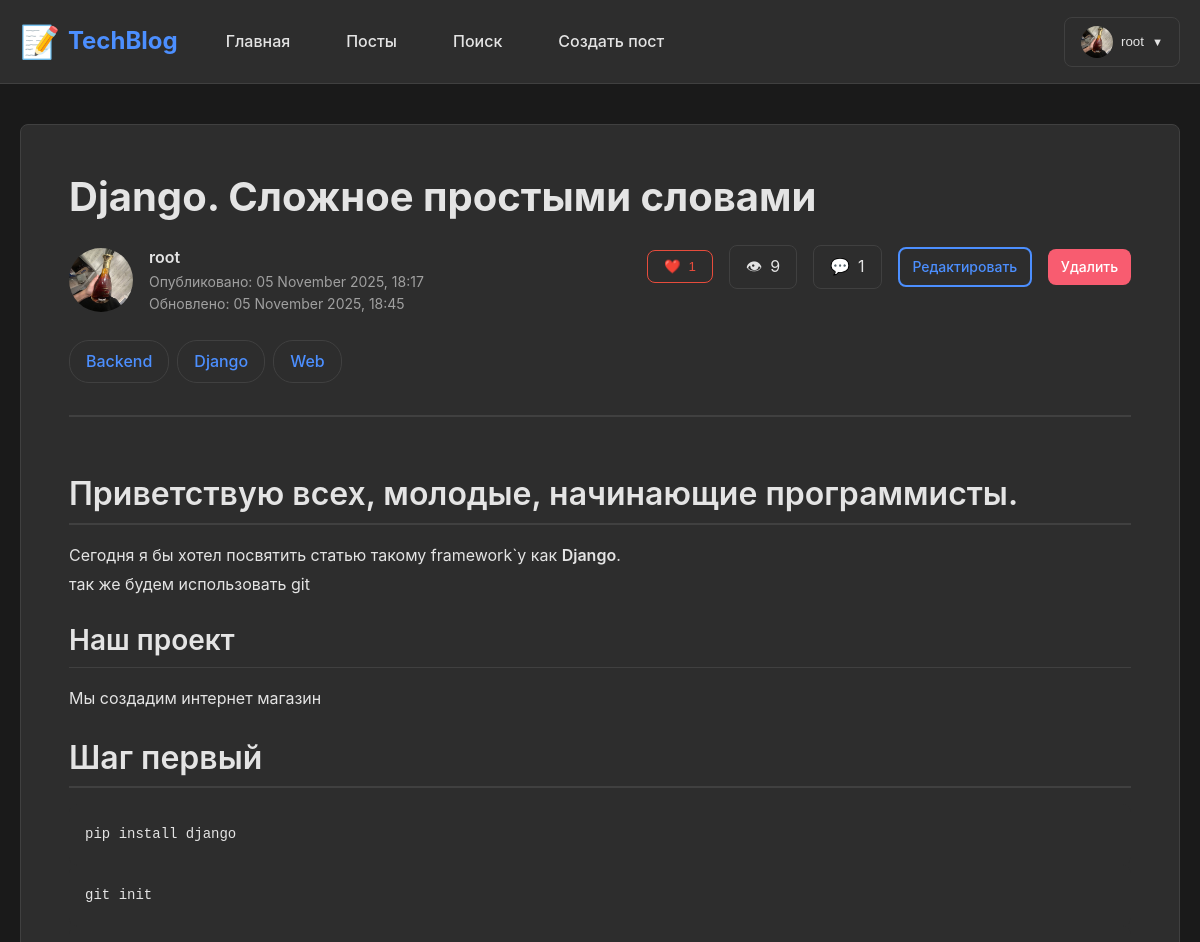
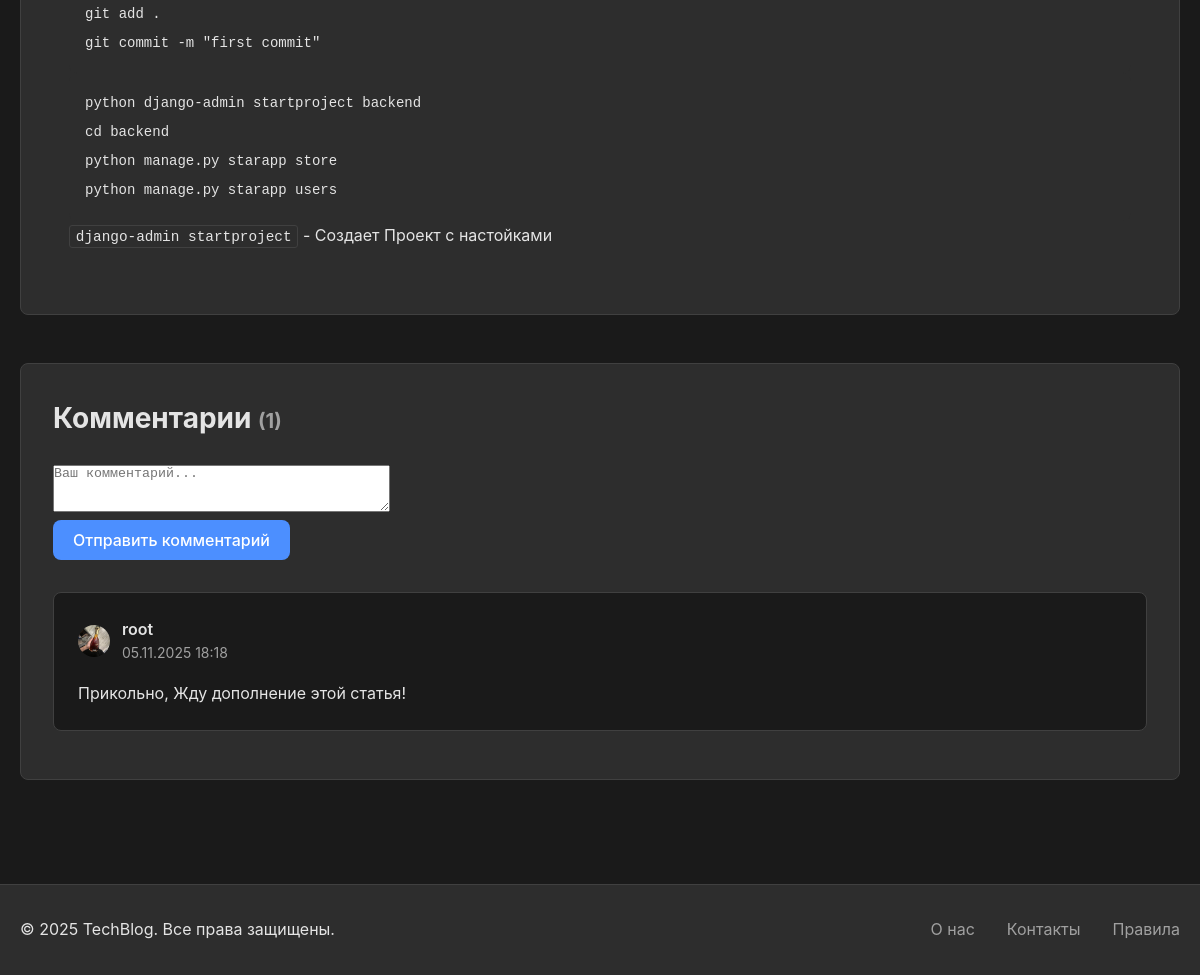
/post/6/ (signed in), run on the app's committed database (2 pictures, top to bottom).
### users/models.py (models this page shows, shortened)
class Profile(models.Model):
    user = models.OneToOneField(User, on_delete=models.CASCADE, related_name='profile')
    bio = models.TextField(max_length=500, blank=True, verbose_name='О себе')
    avatar = models.ImageField(upload_to='avatars/', blank=True, null=True, verbose_name='Аватар')
    location = models.CharField(max_length=100, blank=True, verbose_name='Местоположение')
    website = models.URLField(blank=True, verbose_name='Веб-сайт')
    class Meta:
        verbose_name = 'Профиль'
        verbose_name_plural = 'Профили'

### blog/models.py (models this page shows, shortened)
class Post(models.Model):
    title = models.CharField(max_length=200, verbose_name='Заголовок')
    content = models.TextField(verbose_name='Содержание (Markdown)')
    created_at = models.DateTimeField(auto_now_add=True, verbose_name='Дата создания')
    updated_at = models.DateTimeField(auto_now=True, verbose_name='Дата обновления')
    author = models.ForeignKey(User, on_delete=models.CASCADE, related_name='posts', verbose_name='Автор')
    tags = models.ManyToManyField(Tag, related_name='posts', blank=True, verbose_name='Теги')
    views = models.PositiveIntegerField(default=0, verbose_name='Просмотры')
    class Meta:
        ordering = ['-created_at']
        verbose_name = 'Пост'
        verbose_name_plural = 'Посты'
    def total_likes(self):
        return self.likes.count()
    def increment_views(self):
        self.views += 1
        self.save(update_fields=['views'])

class Tag(models.Model):
    name = models.CharField(max_length=50, unique=True, verbose_name='Название тега')
    slug = models.SlugField(max_length=50, unique=True, verbose_name='URL')
    created_at = models.DateTimeField(auto_now_add=True)
    class Meta:
        ordering = ['name']
        verbose_name = 'Тег'
        verbose_name_plural = 'Теги'

class Comment(models.Model):
    post = models.ForeignKey(Post, on_delete=models.CASCADE, related_name='comments', verbose_name='Пост')
    content = models.TextField(verbose_name='Содержание')
    created_at = models.DateTimeField(auto_now_add=True, verbose_name='Дата создания')
    author = models.ForeignKey(User, on_delete=models.CASCADE, related_name='comments', verbose_name='Автор')
    class Meta:
        ordering = ['created_at']
        verbose_name = 'Комментарий'
        verbose_name_plural = 'Комментарии'

### blog/views.py (the view)
# urls.py: path('post/<int:pk>/', views.post_detail, name='post_detail'),
def post_detail(request, pk):
    post = get_object_or_404(
        Post.objects.select_related('author').prefetch_related('tags', 'comments__author'),
        pk=pk
    )
    post.increment_views()
    user_liked = False
    if request.user.is_authenticated:
        user_liked = Like.objects.filter(post=post, user=request.user).exists()
    if request.method == 'POST':
        comment_form = CommentForm(request.POST)
        if comment_form.is_valid() and request.user.is_authenticated:
            comment = comment_form.save(commit=False)
            comment.post = post
            comment.author = request.user
            comment.save()
            messages.success(request, 'Комментарий добавлен!')
            return redirect('blog:post_detail', pk=pk)
    else:
        comment_form = CommentForm()
    context = {
        'post': post,
        'comment_form': comment_form,
        'user_liked': user_liked,
    }
    return render(request, 'blog/post_detail.html', context)

### blog/templates/blog/post_detail.html (shortened to what this page needs)
{% extends 'base.html' %}
{% load static markdown_extras %}
{% block extra_css %}
<link rel="stylesheet" href="{% static 'css/markdown.css' %}">
{% endblock %}
{% block content %}
<div class="container">
    <article class="post-detail">
        <header class="post-detail-header">
            <h1 class="post-detail-title">{{ post.title }}</h1>
            <div class="post-meta">
                <div class="post-author-section">
                    {% if post.author.profile.avatar %}
                        <img src="{{ post.author.profile.avatar.url }}" alt="{{ post.author.username }}" class="avatar-lg">
                    {% else %}
                        <span class="avatar-placeholder avatar-lg">{{ post.author.username.0|upper }}</span>
                    {% endif %}
                    <div class="author-details">
                        <a href="{% url 'users:profile' post.author.username %}" class="author-name">{{ post.author.username }}</a>
                        <div class="post-timestamps">
                            <span>Опубликовано: {{ post.created_at|date:"d F Y, H:i" }}</span>
                            {% if post.updated_at != post.created_at %}
                                <span>Обновлено: {{ post.updated_at|date:"d F Y, H:i" }}</span>
                            {% endif %}
                        </div>
                    </div>
                </div>
                <div class="post-actions">
                    {% if user.is_authenticated %}
                        <button class="btn-icon like-btn {% if user_liked %}liked{% endif %}"
                                data-post-id="{{ post.pk }}"
                                title="Лайк">
                            <span class="icon">❤️</span>
                            <span class="like-count">{{ post.total_likes }}</span>
                        </button>
                    {% else %}
                        <span class="btn-icon">
                            <span class="icon">❤️</span>
                            <span>{{ post.total_likes }}</span>
                        </span>
                    {% endif %}
                    <span class="btn-icon" title="Просмотры">
                        <span class="icon">👁</span>
                        <span>{{ post.views }}</span>
                    </span>
                    <span class="btn-icon" title="Комментарии">
                        <span class="icon">💬</span>
                        <span>{{ post.comments.count }}</span>
                    </span>
                    {% if user == post.author %}
                        <a href="{% url 'blog:update_post' post.pk %}" class="btn btn-sm btn-outline">Редактировать</a>
                        <a href="{% url 'blog:delete_post' post.pk %}" class="btn btn-sm btn-danger">Удалить</a>
                    {% endif %}
                </div>
            </div>
            {% if post.tags.all %}
                <div class="post-tags">
                    {% for tag in post.tags.all %}
                        <a href="{% url 'blog:tag_posts' tag.slug %}" class="tag-badge">{{ tag.name }}</a>
                    {% endfor %}
                </div>
            {% endif %}
        </header>
        <div class="post-content markdown-body">
            {{ post.content|markdown }}
        </div>
    </article>
    <section class="comments-section">
        <h2 class="comments-title">
            Комментарии <span class="comments-count">({{ post.comments.count }})</span>
        </h2>
        {% if user.is_authenticated %}
            <div class="comment-form-wrapper">
                <form method="post" class="comment-form" id="commentForm">
                    <div class="form-group">
                        {{ comment_form.content }}
                    </div>
                    <button type="submit" class="btn btn-primary">Отправить комментарий</button>
                </form>
            </div>
        {% else %}
            <div class="auth-prompt">
                <p><a href="{% url 'users:login' %}?next={{ request.path }}">Войдите</a>, чтобы оставить комментарий</p>
            </div>
        {% endif %}
        <div class="comments-list">
            {% for comment in post.comments.all %}
                <div class="comment">
                    <div class="comment-header">
                        <div class="comment-author">
                            {% if comment.author.profile.avatar %}
                                <img src="{{ comment.author.profile.avatar.url }}" alt="{{ comment.author.username }}" class="avatar-sm">
                            {% else %}
                                <span class="avatar-placeholder avatar-sm">{{ comment.author.username.0|upper }}</span>
                            {% endif %}
                            <div class="comment-meta">
                                <a href="{% url 'users:profile' comment.author.username %}" class="comment-author-name">
                                    {{ comment.author.username }}
                                </a>
                                <span class="comment-date">{{ comment.created_at|date:"d.m.Y H:i" }}</span>
                            </div>
                        </div>
                    </div>
                    <div class="comment-body">
                        <p>{{ comment.content|linebreaks }}</p>
                    </div>
                </div>
            {% empty %}
                <div class="empty-state">
                    <p>Пока нет комментариев. Будьте первым!</p>
                </div>
            {% endfor %}
        </div>
    </section>
</div>
{% endblock %}

### templates/base.html (shortened to what this page needs)
{% load static %}
<!DOCTYPE html>
<html lang="ru" data-theme="{{ request.user.settings.theme|default:'light' }}">
<head>
    <link rel="stylesheet" href="{% static 'css/base.css' %}">
    <link rel="stylesheet" href="{% static 'css/themes.css' %}">
    <link rel="stylesheet" href="{% static 'css/posts.css' %}">
    <link rel="stylesheet" href="{% static 'css/profiles.css' %}">
    {% block extra_css %}{% endblock %}
</head>
<body>
    <header class="header">
        <div class="container">
            <nav class="navbar">
                <div class="navbar-brand">
                    <a href="{% url 'blog:index' %}" class="logo">
                        <span class="logo-icon">📝</span>
                        <span class="logo-text">TechBlog</span>
                    </a>
                </div>
                <div class="navbar-menu" id="navbarMenu">
                    <ul class="navbar-nav">
                        <li><a href="{% url 'blog:index' %}" class="nav-link">Главная</a></li>
                        <li><a href="{% url 'blog:posts_list' %}" class="nav-link">Посты</a></li>
                        <li><a href="{% url 'blog:search' %}" class="nav-link">Поиск</a></li>
                        {% if user.is_authenticated %}
                            <li><a href="{% url 'blog:create_post' %}" class="nav-link">Создать пост</a></li>
                        {% endif %}
                    </ul>
                    <div class="navbar-account">
                        {% if user.is_authenticated %}
                            <div class="account-dropdown">
                                <button class="account-btn" id="accountBtn">
                                    {% if user.profile.avatar %}
                                        <img src="{{ user.profile.avatar.url }}" alt="{{ user.username }}" class="avatar-sm">
                                    {% else %}
                                        <span class="avatar-placeholder">{{ user.username.0|upper }}</span>
                                    {% endif %}
                                    <span class="username-text">{{ user.username }}</span>
                                    <span class="dropdown-arrow">▼</span>
                                </button>
                            </div>
                        {% else %}
                            <a href="{% url 'users:login' %}" class="btn btn-outline">Войти</a>
                            <a href="{% url 'users:register' %}" class="btn btn-primary">Регистрация</a>
                        {% endif %}
                    </div>
                </div>
            </nav>
        </div>
    </header>
    <main class="main-content">
        {% block content %}
        {% endblock %}
    </main>
    <footer class="footer">
        <div class="container">
            <div class="footer-content">
                <p>&copy; 2025 TechBlog. Все права защищены.</p>
                <div class="footer-links">
                    <a href="#">О нас</a>
                    <a href="#">Контакты</a>
                    <a href="#">Правила</a>
                </div>
            </div>
        </div>
    </footer>
</body>
</html>

### data on the page
Post: title "Django. Сложное простыми словами", author.profile.avatar (picture), author.username "root", created_at "05 November 2025, 18:17", updated_at "05 November 2025, 18:45", total_likes "1", views "9", comments.count "1", content "Приветствую всех, молодые, начинающие программисты. Сегодня я бы хотел посвятить статью такому framework`у как Django . так же будем использовать git Наш проект Мы создадим интернет магазин Шаг первый pip install django git init git add . git commit -m \"first commit\" python django-admin startproject backend cd backend python manage.py starapp store python manage.py starapp users django-admin startproject - Создает Проект с настойками"
Tag: name "Backend"
Tag: name "Django"
Tag: name "Web"
Comment: author.profile.avatar (picture), author.username "root", created_at "05.11.2025 18:18", content "Прикольно, Жду дополнение этой статья!"

### other printed values
{{ user.username }} "root"
